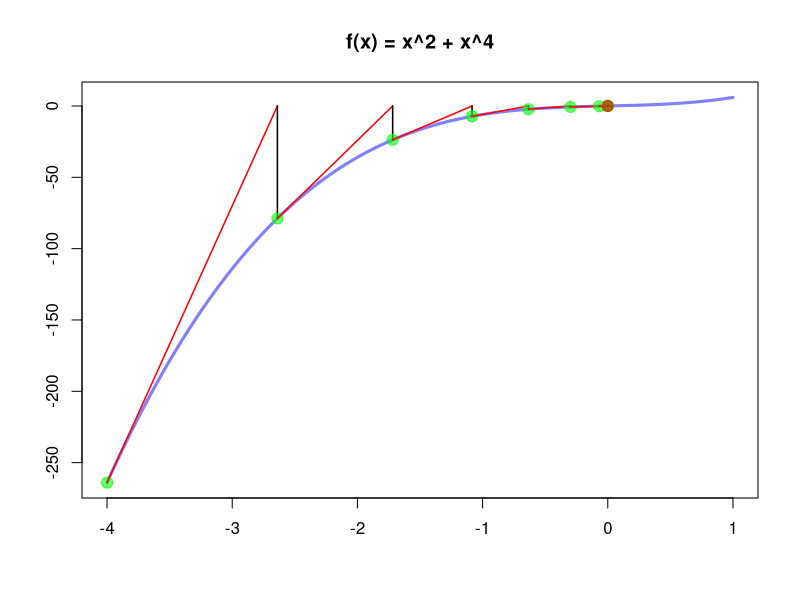

Write the R code that produced this figure.
# --------------------------------------
# Newton-Raphson 2
#
# Author : Alan Samuel Aguirre Salazar
# --------------------------------------



library(Deriv)

f = function(x){
  x^2 + x^4
}

xd = 1e-4

f1 = function(x){
  (f(x+xd)-f(x)) / xd
}

f2 = function(x){
  (f1(x+xd)-f1(x)) / xd
}

grafica = function(){
  z = seq(-4,1, length=100)
  plot(z,f1(z), type="l",col=rgb(0,0,1,0.5),lwd=3, xlab="", ylab="", main='f(x) = x^2 + x^4')
}

grafica()

NewtonRaphson = function(x, err){
  for(i in 1:10){
    points(x, f1(x), pch=19, col=rgb(0,1,0,0.6), cex=1.5)
    xprev = x
    x = xprev - (f1(x)/f2(x))
    lines(c(xprev,x), c(f1(xprev),0), col="red", lwd=1.5)
    segments(x,0,x,f1(x), col="black", lwd=1.5)
    if( abs(x-xprev) < err ){
      break
    }
  }
  cat('X*=', x, 'f(x*)=', f(x), 'f1(x*)=', f1(x), 'f2(x*)=', f2(x))
  points(x, f1(x), pch=19, col=rgb(1,0,0,0.6), cex=1.5)
}


NewtonRaphson(-4, 1e-8)

